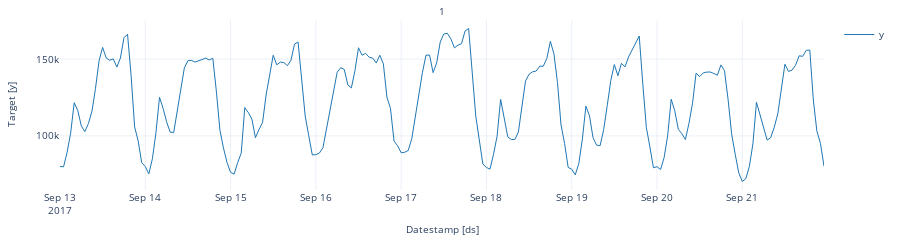

Source (notebook cell):
### Markdown cell above
# **5. Explore Data with the plot method** <a class="anchor" id="5"></a>

[Table of Contents](#0.1)

Plot some series using the plot method from the StatsForecast class. This method prints 8 random series from the dataset and is useful for basic EDA.

### Code cell
from statsforecast import StatsForecast

StatsForecast.plot(df)

### Figure 1 — Plotly figure (JSON) as saved in the notebook; plotly's stock layout.template omitted (floating-point values rounded to 4 significant figures; data arrays with more than 128 entries replaced by an {"elided": "..."} marker saying what was removed)
{"data": [{"legendgroup": "y", "line": {"color": "#1f77b4", "width": 1}, "mode": "lines", "name": "y", "showlegend": true, "type": "scatter", "x": {"elided": "216 str values"}, "xaxis": "x", "y": {"elided": "216 int values"}, "yaxis": "y"}], "layout": {"annotations": [{"font": {"size": 10}, "showarrow": false, "text": "1", "x": 0.5, "xanchor": "center", "xref": "paper", "y": 1, "yanchor": "bottom", "yref": "paper"}, {"font": {"size": 10}, "showarrow": false, "text": "Datestamp [ds]", "x": 0.5, "xanchor": "center", "xref": "paper", "y": 0, "yanchor": "top", "yref": "paper", "yshift": -30}, {"font": {"size": 10}, "showarrow": false, "text": "Target [y]", "textangle": -90, "x": 0, "xanchor": "right", "xref": "paper", "xshift": -40, "y": 0.5, "yanchor": "middle", "yref": "paper"}], "autosize": true, "font": {"size": 10}, "height": 150, "margin": {"b": 50, "l": 60, "r": 10, "t": 20}, "xaxis": {"anchor": "y", "domain": [0, 1], "showticklabels": true, "visible": true}, "yaxis": {"anchor": "x", "domain": [0, 1]}}}
